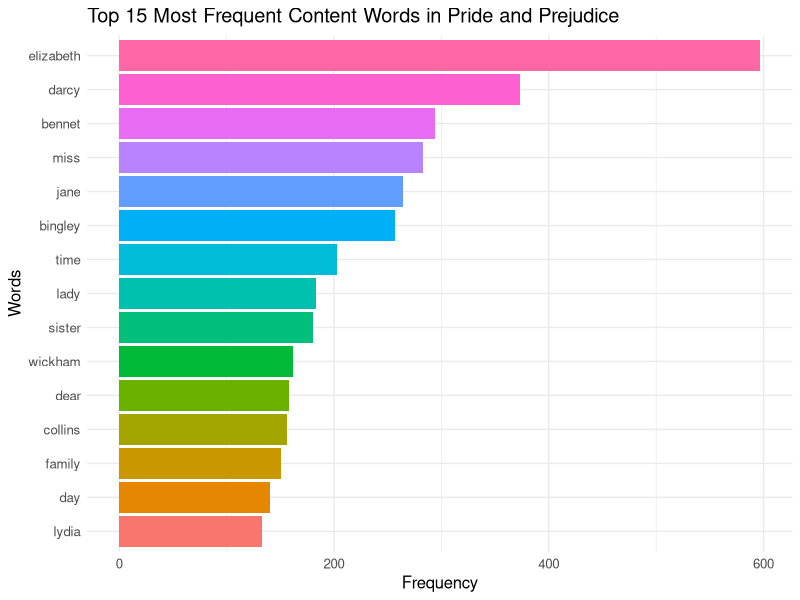

Source code (R):
## ---- chunk 1
# Install required packages if not already installed
# install.packages(c("tidyverse", "tidytext", "janeaustenr"))

# Load the libraries
library(tidyverse)
library(tidytext)
library(janeaustenr)

# Note: No print statement is needed; successful loading is indicated by the absence of error messages.
## ---- chunk 2
# Load the text of "Pride and Prejudice" from the janeaustenr package
# The text is stored as a character vector where each element is a line of the book
austen_books <- tibble(text = prideprejudice) %>%
  mutate(line = row_number()) %>%
  unnest_tokens(word, text)

# Display the first 10 rows to verify the tidy data structure
head(austen_books, 10)
## ---- chunk 3
# Load the standard stop words dataset provided by tidytext
data(stop_words)

# Filter out stop words and count the frequency of remaining words
top_words <- austen_books %>%
  anti_join(stop_words, by = "word") %>%
  count(word, sort = TRUE)

# Display the top 20 most frequent content words
head(top_words, 20)
## ---- chunk 4
# Generate a horizontal bar chart for the top 15 words
top_words %>%
  top_n(15) %>%
  mutate(word = reorder(word, n)) %>%
  ggplot(aes(x = word, y = n, fill = word)) +
  geom_col(show.legend = FALSE) +
  coord_flip() +
  labs(
    title = "Top 15 Most Frequent Content Words in Pride and Prejudice",
    x = "Words",
    y = "Frequency"
  ) +
  theme_minimal() +
  theme(text = element_text(size = 12))
